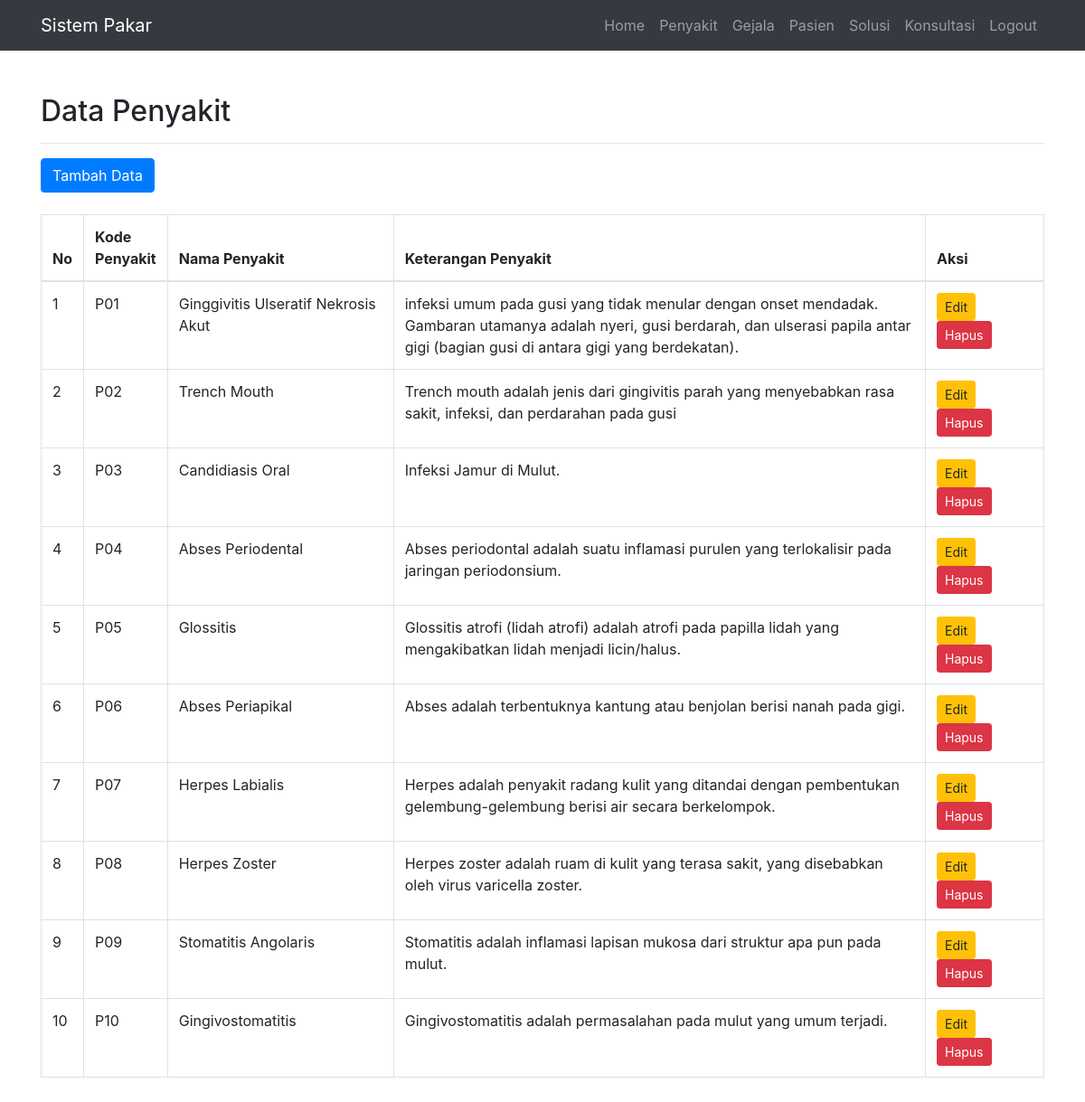
Page /admin/index.php?page=module/Penyakit/index (signed in) on the committed database.
### tables this page shows
CREATE TABLE IF NOT EXISTS `tb_Penyakit` (
  `penyakit_id` varchar(5) NOT NULL,
  `penyakit_nama` varchar(50) NOT NULL,
  `penyakit_ket` text NOT NULL
);

### assets/model/conf.php (called while the page is built, shortened)
<?php
$conn = mysqli_connect('localhost', 'root', 'mysql', 'db_pakar_cf');
class Conf
{
    public function get($query)
    {
        global $conn;
        $ambil = $conn->query($query);
        $hasil = [];
        while ($pecah = $ambil->fetch_object()) {
            $hasil[] = $pecah;
        }
        return $hasil;
    }
}

### assets/model/db.php (called while the page is built, shortened)
<?php
include 'conf.php';
class Db extends Conf
{
    public function getAllPenyakit()
    {
        $query = $this->get("SELECT * FROM tb_Penyakit");
        return $query;
    }
}

### admin/module/Penyakit/index.php (the view)
<div class="container">
    <div class="row">
        <div class="col-md-12 mb-5 mt-5">
            <h2>Data Penyakit</h2>
            <hr>
            <div class="table-responsive">
                <a href="?page=module/Penyakit/tambah" class="btn btn-primary ">Tambah Data</a>
                <br><br>
                <table class="table table-bordered" id="dataTable" width="100%" cellspacing="0">
                    <thead>
                        <tr>
                            <th width="10px">No</th>
                            <th width="50px">Kode Penyakit</th>
                            <th width="250px">Nama Penyakit</th>
                            <th>Keterangan Penyakit</th>
                            <th width="131px">Aksi</th>
                        </tr>
                    </thead>
                    <tbody>
                        <?php
                        foreach ($db->getAllPenyakit() as $no => $dPenyakit) {
                        ?>
                            <tr>
                                <td><?= ++$no ?></td>
                                <td><?= $dPenyakit->penyakit_id ?></td>
                                <td><?= $dPenyakit->penyakit_nama ?></td>
                                <td><?= $dPenyakit->penyakit_ket ?></td>
                                <td>
                                    <a href="index.php?page=module/Penyakit/edit&id=<?= $dPenyakit->penyakit_id ?>" class="btn btn-warning btn-sm">Edit</a>
                                    <a href="index.php?page=module/Penyakit/hapus&id=<?= $dPenyakit->penyakit_id ?>" class="btn btn-danger btn-sm">Hapus</a>
                                </td>
                            </tr>
                        <?php }  ?>
                    </tbody>
                </table>
            </div>
        </div>
    </div>
</div>

### admin/index.php (shortened to what this page needs)
<?php
include '../assets/model/db.php';
$db = new Db();
?>
<!DOCTYPE html>
<html lang="en">
<head>
  <?php include 'components/head.php' ?>
</head>
<body>
  <?php include 'components/menu.php' ?>
  <?php include 'content.php' ?>
</body>
</html>

### admin/components/head.php (shortened to what this page needs)
<link href="../assets/vendor/bootstrap/css/bootstrap.min.css" rel="stylesheet">
<link href="../assets/css/business-frontpage.css" rel="stylesheet">

### admin/components/menu.php (shortened to what this page needs)
<nav class="navbar navbar-expand-lg navbar-dark bg-dark fixed-top">
    <div class="container">
        <a class="navbar-brand" href="index.php">Sistem Pakar</a>
        <div class="collapse navbar-collapse" id="navbarResponsive">
            <ul class="navbar-nav ml-auto">
                <li class="nav-item ">
                    <a class="nav-link" href="index.php">Home</a>
                </li>
                <li class="nav-item">
                    <a class="nav-link" href="index.php?page=module/Penyakit/index">Penyakit</a>
                </li>
                <li class="nav-item">
                    <a class="nav-link" href="index.php?page=module/Gejala/index">Gejala</a>
                </li>
                <li class="nav-item">
                    <a class="nav-link" href="index.php?page=module/Pasien/index">Pasien</a>
                </li>
                <li class="nav-item">
                    <a class="nav-link" href="index.php?page=module/Solusi/index">Solusi</a>
                </li>
                <li class="nav-item">
                    <a class="nav-link" href="index.php?page=module/Konsultasi/index">Konsultasi</a>
                </li>
                <li class="nav-item">
                    <a class="nav-link" href="index.php?page=module/Logout/index">Logout</a>
                </li>
            </ul>
        </div>
    </div>
</nav>

### admin/content.php
<?php
if (!empty($_GET["page"])) {
    include_once($_GET["page"] . ".php");
} else {
    include "home.php";
}

### assets/css/business-frontpage.css (style rules this page uses)
body { padding-top: 56px; }

### rows in the picture
tb_penyakit: penyakit_id "P01", penyakit_nama "Ginggivitis Ulseratif Nekrosis Akut", penyakit_ket "infeksi umum pada gusi yang tidak menular dengan onset mendadak. Gambaran utamanya adalah nyeri, gusi berdarah, dan ulserasi papila antar gigi (bagian gusi di antara gigi yang berdekatan)."
tb_penyakit: penyakit_id "P02", penyakit_nama "Trench Mouth", penyakit_ket "Trench mouth adalah jenis dari gingivitis parah yang menyebabkan rasa sakit, infeksi, dan perdarahan pada gusi"
tb_penyakit: penyakit_id "P03", penyakit_nama "Candidiasis Oral", penyakit_ket "Infeksi Jamur di Mulut."
tb_penyakit: penyakit_id "P04", penyakit_nama "Abses Periodental", penyakit_ket "Abses periodontal adalah suatu inflamasi purulen yang terlokalisir pada jaringan periodonsium."
tb_penyakit: penyakit_id "P05", penyakit_nama "Glossitis", penyakit_ket "Glossitis atrofi (lidah atrofi) adalah atrofi pada papilla lidah yang mengakibatkan lidah menjadi licin/halus."
tb_penyakit: penyakit_id "P06", penyakit_nama "Abses Periapikal", penyakit_ket "Abses adalah terbentuknya kantung atau benjolan berisi nanah pada gigi."
tb_penyakit: penyakit_id "P07", penyakit_nama "Herpes Labialis", penyakit_ket "Herpes adalah penyakit radang kulit yang ditandai dengan pembentukan gelembung-gelembung berisi air secara berkelompok."
tb_penyakit: penyakit_id "P08", penyakit_nama "Herpes Zoster", penyakit_ket "Herpes zoster adalah ruam di kulit yang terasa sakit, yang disebabkan oleh virus varicella zoster."
tb_penyakit: penyakit_id "P09", penyakit_nama "Stomatitis Angolaris", penyakit_ket "Stomatitis adalah inflamasi lapisan mukosa dari struktur apa pun pada mulut."
tb_penyakit: penyakit_id "P10", penyakit_nama "Gingivostomatitis", penyakit_ket "Gingivostomatitis adalah permasalahan pada mulut yang umum terjadi."
